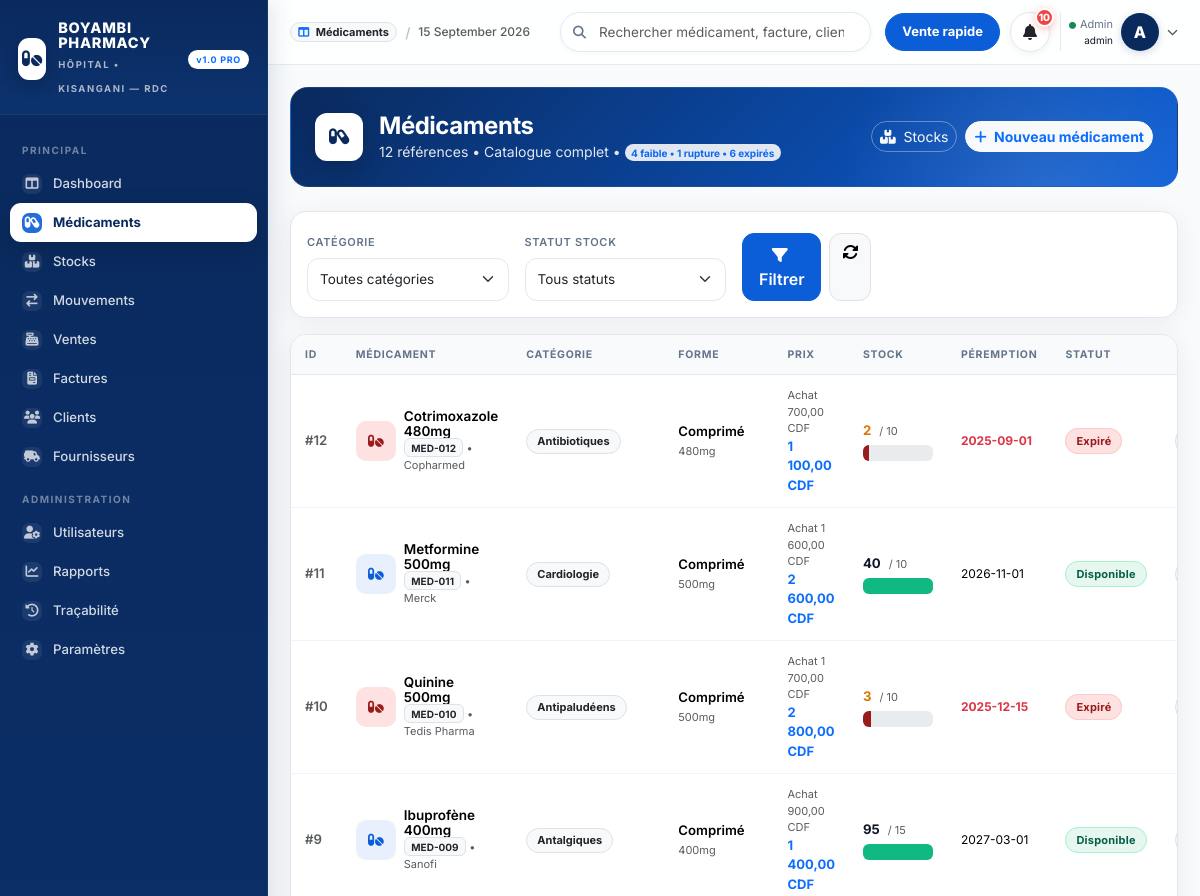
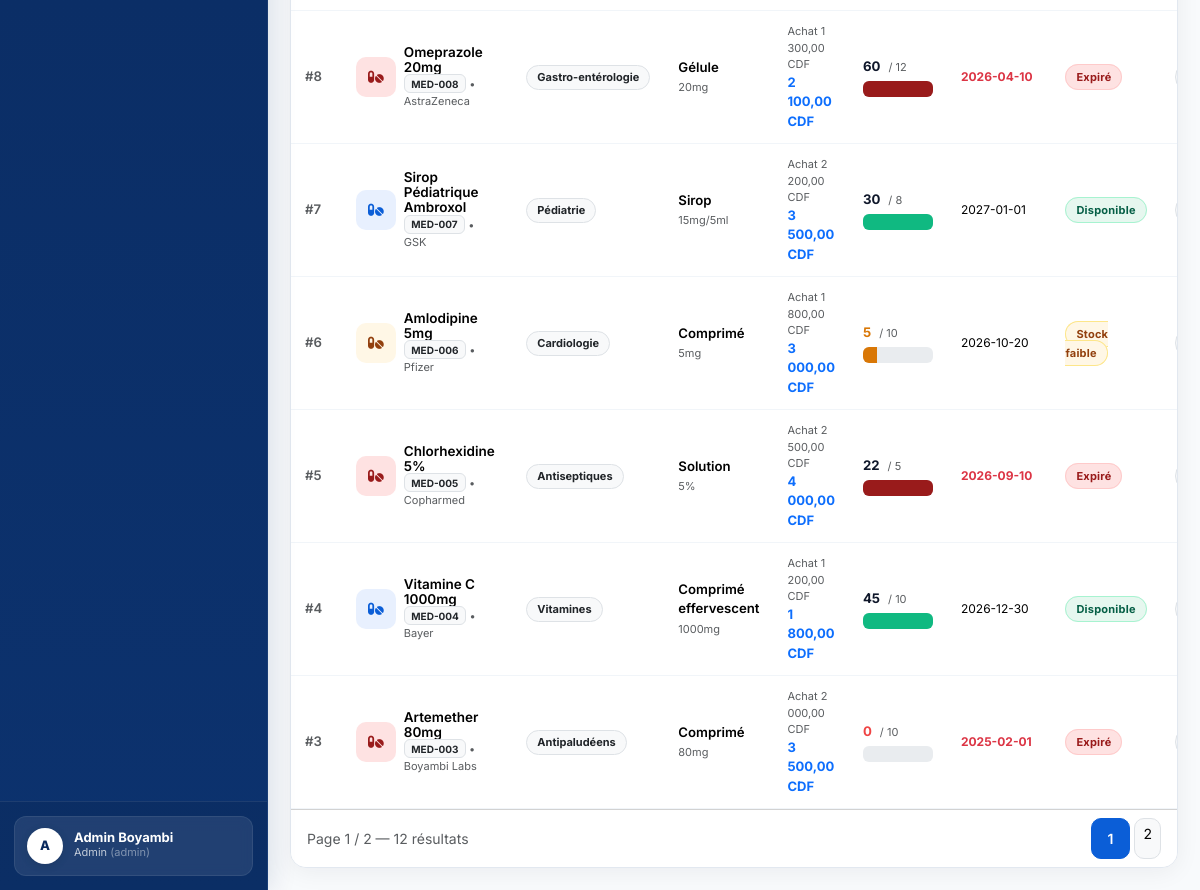
The page /medicines.php (signed in) on the database its author committed (2 pictures, top to bottom).
### tables this page shows
CREATE TABLE medicines (
  id INT AUTO_INCREMENT PRIMARY KEY,
  code VARCHAR(30) NOT NULL UNIQUE,
  name VARCHAR(150) NOT NULL,
  category_id INT NULL,
  description TEXT NULL,
  dosage VARCHAR(100) NULL,
  form VARCHAR(80) NULL,
  laboratory VARCHAR(120) NULL,
  purchase_price DECIMAL(12,2) NOT NULL DEFAULT 0,
  sale_price DECIMAL(12,2) NOT NULL DEFAULT 0,
  quantity INT NOT NULL DEFAULT 0,
  alert_threshold INT NOT NULL DEFAULT 10,
  manufacture_date DATE NULL,
  expiry_date DATE NULL,
  location VARCHAR(100) NULL,
  supplier_id INT NULL,
  status ENUM('available','low','out','expired','archived') DEFAULT 'available',
  created_at TIMESTAMP DEFAULT CURRENT_TIMESTAMP,
  updated_at TIMESTAMP DEFAULT CURRENT_TIMESTAMP ON UPDATE CURRENT_TIMESTAMP,
  FOREIGN KEY (category_id) REFERENCES categories(id) ON DELETE SET NULL,
  FOREIGN KEY (supplier_id) REFERENCES suppliers(id) ON DELETE SET NULL,
  INDEX idx_med_name (name),
  INDEX idx_med_code (code),
  INDEX idx_med_expiry (expiry_date),
  INDEX idx_med_qty (quantity)
);

CREATE TABLE categories (
  id INT AUTO_INCREMENT PRIMARY KEY,
  name VARCHAR(100) NOT NULL UNIQUE,
  description VARCHAR(255) NULL,
  created_at TIMESTAMP DEFAULT CURRENT_TIMESTAMP
);

### config/config.php (called while the page is built, shortened)
<?php
function e($str){ return htmlspecialchars($str ?? '', ENT_QUOTES, 'UTF-8'); }
function money($n){ return number_format((float)$n, 2, ',', ' ') . ' CDF'; }

### medicines.php (the view, shortened to what this page needs)
<?php
require_once __DIR__.'/config/database.php';
require_once __DIR__.'/includes/partials/layout.php';
$q = trim($_GET['q'] ?? '');
$filter = $_GET['filter'] ?? '';
$catFilter = $_GET['category'] ?? '';
$where=" WHERE status!='archived' "; $params=[];
$page = max(1,(int)($_GET['page'] ?? 1)); $per=10; $off=($page-1)*$per;
$countStmt=$pdo->prepare("SELECT COUNT(*) FROM medicines m $where"); $countStmt->execute($params); $total=(int)$countStmt->fetchColumn(); $pages=ceil($total/$per);
$stmt=$pdo->prepare("SELECT m.*, c.name as cat_name, s.name as sup_name FROM medicines m LEFT JOIN categories c ON c.id=m.category_id LEFT JOIN suppliers s ON s.id=m.supplier_id $where ORDER BY m.id DESC LIMIT $per OFFSET $off");
$stmt->execute($params); $meds=$stmt->fetchAll();
$lowCount=(int)$pdo->query("SELECT COUNT(*) FROM medicines WHERE quantity>0 AND quantity <= alert_threshold")->fetchColumn();
$outCount=(int)$pdo->query("SELECT COUNT(*) FROM medicines WHERE quantity<=0")->fetchColumn();
$expCount=(int)$pdo->query("SELECT COUNT(*) FROM medicines WHERE expiry_date < CURDATE()")->fetchColumn();
?>
<div class="page-hero p-4 mb-4">
  <div class="d-flex flex-wrap justify-content-between gap-3 align-items-center" style="position:relative; z-index:1">
    <div class="d-flex gap-3 align-items-center">
      <div style="width:48px;height:48px;background:#fff;color:var(--blue-dark);border-radius:12px;display:grid;place-items:center;font-size:18px; box-shadow:0 8px 24px rgba(0,0,0,.18)"><i class="fa-solid fa-capsules"></i></div>
      <div>
        <h4 class="fw-bold mb-0" style="letter-spacing:-.02em">Médicaments</h4>
        <div class="small" style="opacity:.88"><?= $total ?> références • Catalogue complet • <span class="badge bg-white text-primary" style="border-radius:999px; font-size:10px"><?= $lowCount ?> faible • <?= $outCount ?> rupture • <?= $expCount ?> expirés</span></div>
      </div>
    </div>
    <div class="d-flex gap-2">
      <a href="stocks.php" class="btn btn-outline-light btn-sm" style="border-color:rgba(255,255,255,.35); border-radius:999px"><i class="fa-solid fa-boxes-stacked me-1"></i> Stocks</a>
      <button class="btn btn-light text-primary btn-sm fw-bold" style="border-radius:999px" data-bs-toggle="modal" data-bs-target="#medModal" onclick="openCreate()"><i class="fa-solid fa-plus me-1"></i> Nouveau médicament</button>
    </div>
  </div>
</div>
<div class="filter-card p-3 mb-3">
  <form class="row g-3 align-items-end">
    <div class="col-md-3">
      <label class="form-label small fw-semibold" style="font-size:11px; letter-spacing:.06em; color:var(--gray-500)">CATÉGORIE</label>
      <select name="category" class="form-select" style="border-radius:12px"><option value="">Toutes catégories</option></select>
    </div>
    <div class="col-md-3">
      <label class="form-label small fw-semibold" style="font-size:11px; letter-spacing:.06em; color:var(--gray-500)">STATUT STOCK</label>
      <select name="filter" class="form-select" style="border-radius:12px"><option value="">Tous statuts</option></select>
    </div>
    <div class="col-md-2 d-flex gap-2">
      <button class="btn btn-primary flex-fill" style="border-radius:12px"><i class="fa-solid fa-filter me-1"></i> Filtrer</button>
      <a href="medicines.php" class="btn btn-light border" style="border-radius:12px"><i class="fa-solid fa-rotate"></i></a>
    </div>
  </form>
</div>
<div class="card" style="border-radius:16px; overflow:hidden">
  <div class="table-responsive">
    <table class="table table-premium table-hover align-middle mb-0" id="mainTable">
      <thead><tr><th style="width:60px">ID</th><th>Médicament</th><th>Catégorie</th><th>Forme</th><th>Prix</th><th>Stock</th><th>Péremption</th><th>Statut</th><th class="text-end" style="width:130px">Actions</th></tr></thead>
      <tbody>
        <?php foreach($meds as $m):
          $badge='available'; $label='Disponible'; $badgeColor='#10b981';
          if($m['status']=='expired' || ($m['expiry_date'] && $m['expiry_date']<date('Y-m-d'))){ $badge='expired'; $label='Expiré'; $badgeColor='#991b1b';}
          elseif($m['quantity']<=0){ $badge='out'; $label='Rupture'; $badgeColor='#ef4444';}
          elseif($m['quantity'] <= $m['alert_threshold']){ $badge='low'; $label='Stock faible'; $badgeColor='#d97706';}
          $pct = $m['alert_threshold']>0 ? min(100, round($m['quantity']/max(1,$m['alert_threshold'])*40)) : 100;
        ?>
        <tr>
          <td class="small text-muted fw-semibold">#<?= $m['id'] ?></td>
          <td>
            <div class="d-flex gap-2 align-items-center">
              <div class="med-icon" style="background:<?= $badge=='expired'?'#fee2e2':($badge=='out'?'#fee2e2':($badge=='low'?'#fff7e6':'#e8f0fe')) ?>; color:<?= $badge=='expired'?'#991b1b':($badge=='out'?'#991b1b':($badge=='low'?'#92400e':'#0b5ed7')) ?>"><i class="fa-solid fa-pills"></i></div>
              <div>
                <div class="fw-semibold" style="font-size:13.5px; line-height:1.1"><?= e($m['name']) ?></div>
                <div class="small text-muted" style="font-size:11px"><span class="badge bg-light border text-dark" style="font-size:10px"><?= e($m['code']) ?></span> • <?= e($m['laboratory'] ?: '—') ?></div>
              </div>
            </div>
          </td>
          <td><span class="badge bg-light border text-dark" style="border-radius:999px; font-size:11px; padding:6px 10px"><?= e($m['cat_name'] ?? '—') ?></span></td>
          <td class="small"><span class="fw-semibold"><?= e($m['form']) ?></span><br><span class="text-muted" style="font-size:11px"><?= e($m['dosage']) ?></span></td>
          <td>
            <div class="small text-muted" style="font-size:11px">Achat <?= money($m['purchase_price']) ?></div>
            <div class="fw-bold text-primary" style="font-size:13px"><?= money($m['sale_price']) ?></div>
          </td>
          <td>
            <div class="d-flex align-items-center gap-2">
              <span class="fw-bold" style="color:<?= $m['quantity']<=0?'#ef4444':($m['quantity']<=$m['alert_threshold']?'#d97706':'#0f172a') ?>"><?= $m['quantity'] ?></span>
              <small class="text-muted" style="font-size:11px">/ <?= $m['alert_threshold'] ?></small>
            </div>
            <div class="progress progress-thin mt-1" style="width:70px"><div class="progress-bar" style="width:<?= $pct ?>%; background:<?= $badgeColor ?>"></div></div>
          </td>
          <td class="small <?= $m['expiry_date']<date('Y-m-d')?'text-danger fw-bold':'' ?>" style="font-size:12px"><?= e($m['expiry_date'] ?? '—') ?></td>
          <td><span class="badge-soft badge-<?= $badge ?>"><?= $label ?></span></td>
          <td class="text-end">
            <div class="d-flex gap-1 justify-content-end">
              <button class="btn btn-sm btn-light border" style="border-radius:999px; width:32px; height:32px; display:grid; place-items:center" onclick='openEdit(<?= json_encode($m) ?>)' title="Modifier"><i class="fa-solid fa-pen" style="font-size:11px"></i></button>
            </div>
          </td>
        </tr>
        <?php endforeach; ?>
      </tbody>
    </table>
  </div>
  <?php if($pages>1): ?>
  <div class="card-footer d-flex justify-content-between align-items-center bg-white">
    <small class="text-muted">Page <?= $page ?> / <?= $pages ?> — <?= $total ?> résultats</small>
    <div class="btn-group">
      <?php for($i=1;$i<=$pages;$i++): ?><a href="?q=<?= urlencode($q) ?>&filter=<?= e($filter) ?>&category=<?= e($catFilter) ?>&page=<?= $i ?>" class="btn btn-sm <?= $i==$page?'btn-primary':'btn-light border' ?>" style="border-radius:10px; margin-left:4px"><?= $i ?></a><?php endfor; ?>
    </div>
  </div>
  <?php endif; ?>
</div>

### assets/css/style.css (style rules this page uses)
:root { --blue:#0b5ed7; --blue-dark:#0a2a5e; --blue-light:#e8f0fe; --blue-mid:#3b82f6; --green:#10b981; --green-light:#e6f7ef; --orange:#f59e0b; --orange-light:#fff7e6; --red:#ef4444; --red-light:#fee2e2; --gray-50:#f8fafc; --gray-100:#f1f5f9; --gray-200:#e2e8f0; --gray-300:#cbd5e1; --gray-500:#64748b; --gray-700:#334155; --gray-900:#0f172a; --radius:14px; --radius-sm:10px; --shadow:0 4px 24px rgba(15,23,42,.06); --shadow-lg:0 10px 40px rgba(15,23,42,.10); }
* { font-family:'Inter',system-ui,-apple-system,Segoe UI,Roboto,Helvetica,Arial,sans-serif }
body { background:var(--gray-50); color:var(--gray-900); }
a { text-decoration:none }
.card { border:1px solid var(--gray-200); border-radius:var(--radius); box-shadow:var(--shadow); overflow:hidden }
.table thead th { font-size:11px; letter-spacing:.08em; text-transform:uppercase; color:var(--gray-500); font-weight:700; background:var(--gray-50); border-bottom:1px solid var(--gray-200); white-space:nowrap }
.table tbody td { vertical-align:middle; font-size:13.5px; border-bottom:1px solid #f1f5f9 }
.badge-soft { padding:5px 10px; border-radius:999px; font-size:11px; font-weight:700; letter-spacing:.02em }
.badge-available { background:var(--green-light); color:#065f46; border:1px solid #a7f3d0 }
.badge-low { background:var(--orange-light); color:#92400e; border:1px solid #fde68a }
.badge-expired { background:#fee2e2; color:#991b1b; border:1px solid #fecaca }
.btn-primary { background:var(--blue); border-color:var(--blue); border-radius:10px; font-weight:600; padding:9px 16px }
.form-control,.form-select { border-radius:10px; border:1px solid var(--gray-200); padding:10px 12px; font-size:13.5px }

### medicines.php (style rules this page uses)
.page-hero { background:linear-gradient(135deg,#0a2a5e 0%, #0b5ed7 100%); border-radius:18px; color:#fff; position:relative; overflow:hidden; border:1px solid rgba(255,255,255,.08) }
.page-hero::after { content:""; position:absolute; width:420px; height:420px; background:radial-gradient(circle, rgba(255,255,255,.12), transparent 70%); right:-80px; top:-100px }
.filter-card { border-radius:16px; border:1px solid var(--gray-200); box-shadow:var(--shadow); background:#fff }
.table-premium thead th { background:#f8fafc !important; font-size:10.5px; letter-spacing:.07em; padding:12px 14px }
.table-premium tbody td { padding:12px 14px; font-size:13.2px }
.med-icon { width:40px; height:40px; border-radius:10px; display:grid; place-items:center; font-size:14px; flex-shrink:0 }

### rows shown on the page
medicines: id "12", name "Cotrimoxazole 480mg", code "MED-012", laboratory "Copharmed", category.name "Antibiotiques", form "Comprimé", dosage "480mg", purchase_price "700,00 CDF", sale_price "1 100,00 CDF", quantity "2", alert_threshold "10", expiry_date "2025-09-01", label "Expiré"
medicines: id "11", name "Metformine 500mg", code "MED-011", laboratory "Merck", category.name "Cardiologie", form "Comprimé", dosage "500mg", purchase_price "1 600,00 CDF", sale_price "2 600,00 CDF", quantity "40", alert_threshold "10", expiry_date "2026-11-01", label "Disponible"
medicines: id "10", name "Quinine 500mg", code "MED-010", laboratory "Tedis Pharma", category.name "Antipaludéens", form "Comprimé", dosage "500mg", purchase_price "1 700,00 CDF", sale_price "2 800,00 CDF", quantity "3", alert_threshold "10", expiry_date "2025-12-15", label "Expiré"
medicines: id "9", name "Ibuprofène 400mg", code "MED-009", laboratory "Sanofi", category.name "Antalgiques", form "Comprimé", dosage "400mg", purchase_price "900,00 CDF", sale_price "1 400,00 CDF", quantity "95", alert_threshold "15", expiry_date "2027-03-01", label "Disponible"
medicines: id "8", name "Omeprazole 20mg", code "MED-008", laboratory "AstraZeneca", category.name "Gastro-entérologie", form "Gélule", dosage "20mg", purchase_price "1 300,00 CDF", sale_price "2 100,00 CDF", quantity "60", alert_threshold "12", expiry_date "2026-04-10", label "Expiré"
medicines: id "7", name "Sirop Pédiatrique Ambroxol", code "MED-007", laboratory "GSK", category.name "Pédiatrie", form "Sirop", dosage "15mg/5ml", purchase_price "2 200,00 CDF", sale_price "3 500,00 CDF", quantity "30", alert_threshold "8", expiry_date "2027-01-01", label "Disponible"
medicines: id "6", name "Amlodipine 5mg", code "MED-006", laboratory "Pfizer", category.name "Cardiologie", form "Comprimé", dosage "5mg", purchase_price "1 800,00 CDF", sale_price "3 000,00 CDF", quantity "5", alert_threshold "10", expiry_date "2026-10-20", label "Stock faible"
medicines: id "5", name "Chlorhexidine 5%", code "MED-005", laboratory "Copharmed", category.name "Antiseptiques", form "Solution", dosage "5%", purchase_price "2 500,00 CDF", sale_price "4 000,00 CDF", quantity "22", alert_threshold "5", expiry_date "2026-09-10", label "Expiré"
medicines: id "4", name "Vitamine C 1000mg", code "MED-004", laboratory "Bayer", category.name "Vitamines", form "Comprimé effervescent", dosage "1000mg", purchase_price "1 200,00 CDF", sale_price "1 800,00 CDF", quantity "45", alert_threshold "10", expiry_date "2026-12-30", label "Disponible"
medicines: id "3", name "Artemether 80mg", code "MED-003", laboratory "Boyambi Labs", category.name "Antipaludéens", form "Comprimé", dosage "80mg", purchase_price "2 000,00 CDF", sale_price "3 500,00 CDF", quantity "0", alert_threshold "10", expiry_date "2025-02-01", label "Expiré"

### other values the page prints
substr($user['name'],0,1) "A"
$user['name'] "Admin Boyambi"
roleLabel($user['role']) "Admin"
$user['role'] "admin"
$title "Médicaments"
$alertCount "10"
$total "12"
$lowCount "4"
$outCount "1"
$expCount "6"
$page "1"
$pages "2"
